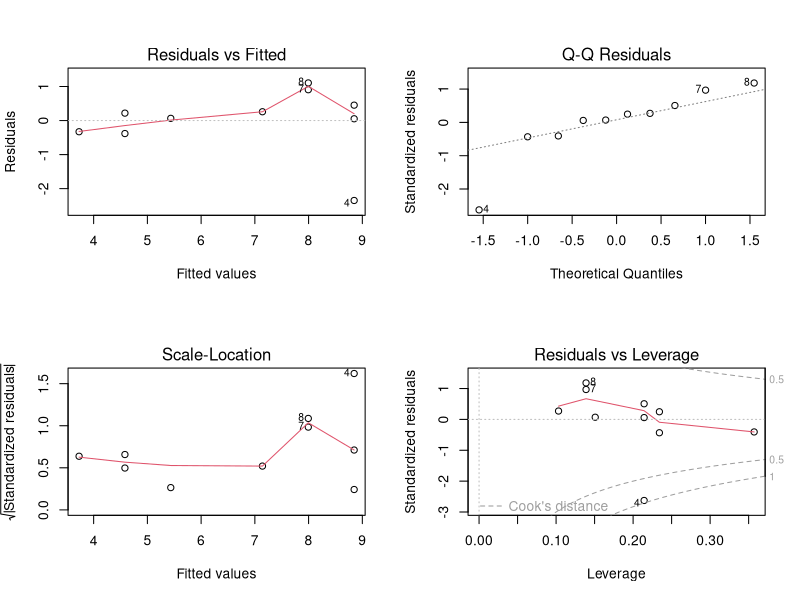
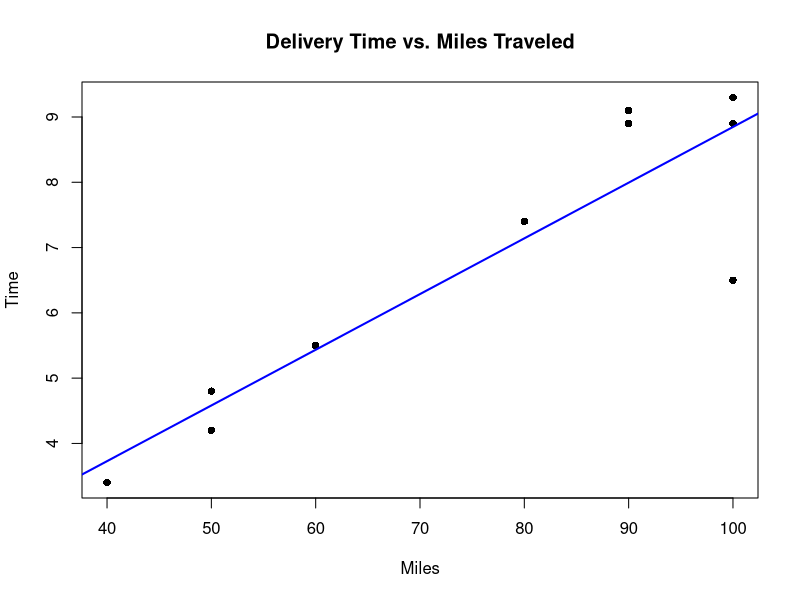

R code for these plots, in order:
# Adds visualization to Chapter 8: none of the selection-method files
# (stepwise.r, forwardselection.r, backwardselection.R, bestsubsets.r)
# ever check whether the CHOSEN model actually fits well. Diagnostic
# plots are the standard way to check regression assumptions visually.

butler_df <- data.frame(
  Time = c(9.3, 4.8, 8.9, 6.5, 4.2, 7.4, 8.9, 9.1, 3.4, 5.5),
  Miles = c(100, 50, 100, 100, 50, 80, 90, 90, 40, 60)
)

butler_slr <- lm(Time ~ Miles, data = butler_df)
summary(butler_slr)

# plot() on an lm object gives four diagnostic plots at once:
# 1) Residuals vs Fitted - checks for non-linearity (should look like a random cloud)
# 2) Q-Q plot - checks whether residuals are approximately normal (points near the line)
# 3) Scale-Location - checks for non-constant variance (should look flat)
# 4) Residuals vs Leverage - flags influential outlier points
par(mfrow = c(2, 2))
plot(butler_slr)
par(mfrow = c(1, 1))  # reset layout back to a single plot per chart

# --- chart: scatter plot with the fitted regression line, the most
# basic (but essential) regression visualization ---
plot(butler_df$Miles, butler_df$Time, pch = 16, col = "black",
     main = "Delivery Time vs. Miles Traveled", xlab = "Miles", ylab = "Time")
abline(butler_slr, col = "blue", lwd = 2)
